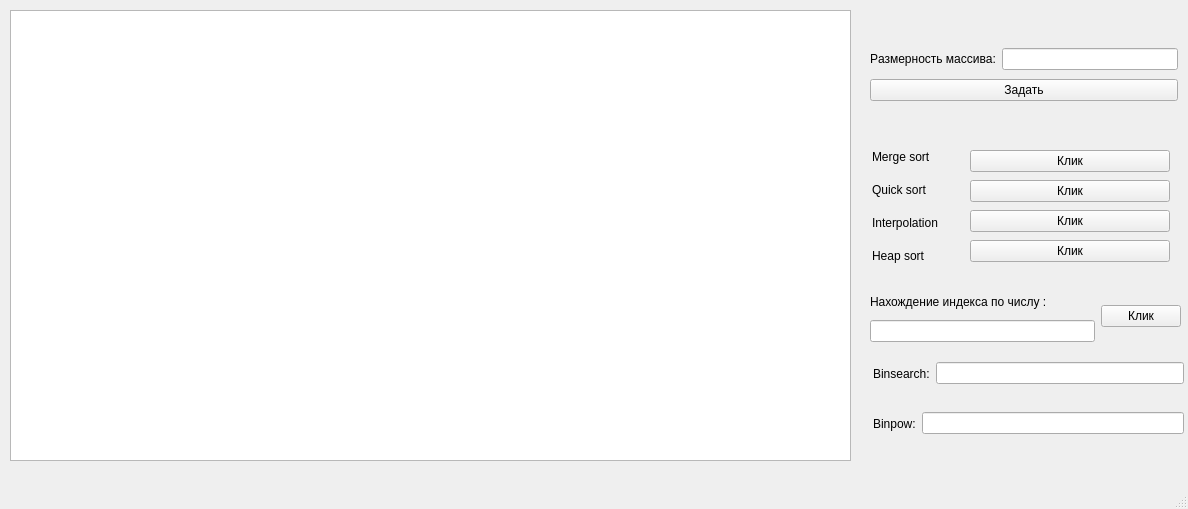
<?xml version="1.0" encoding="UTF-8"?>
<ui version="4.0">
 <class>MainWindow</class>
 <widget class="QMainWindow" name="MainWindow">
  <property name="geometry">
   <rect>
    <x>0</x>
    <y>0</y>
    <width>1188</width>
    <height>509</height>
   </rect>
  </property>
  <property name="windowTitle">
   <string>MainWindow</string>
  </property>
  <widget class="QWidget" name="centralwidget">
   <widget class="QLabel" name="label_2">
    <property name="geometry">
     <rect>
      <x>872</x>
      <y>247</y>
      <width>66</width>
      <height>17</height>
     </rect>
    </property>
    <property name="text">
     <string>Heap sort</string>
    </property>
   </widget>
   <widget class="QLabel" name="label_3">
    <property name="geometry">
     <rect>
      <x>872</x>
      <y>181</y>
      <width>69</width>
      <height>17</height>
     </rect>
    </property>
    <property name="text">
     <string>Quick sort</string>
    </property>
   </widget>
   <widget class="QLabel" name="label_4">
    <property name="geometry">
     <rect>
      <x>872</x>
      <y>148</y>
      <width>75</width>
      <height>17</height>
     </rect>
    </property>
    <property name="text">
     <string>Merge sort</string>
    </property>
   </widget>
   <widget class="QLabel" name="label_8">
    <property name="geometry">
     <rect>
      <x>872</x>
      <y>214</y>
      <width>89</width>
      <height>17</height>
     </rect>
    </property>
    <property name="text">
     <string>Interpolation</string>
    </property>
   </widget>
   <widget class="QWidget" name="layoutWidget">
    <property name="geometry">
     <rect>
      <x>873</x>
      <y>410</y>
      <width>311</width>
      <height>27</height>
     </rect>
    </property>
    <layout class="QHBoxLayout" name="horizontalLayout_6">
     <item>
      <widget class="QLabel" name="label_9">
       <property name="text">
        <string>Binpow:</string>
       </property>
      </widget>
     </item>
     <item>
      <widget class="QLineEdit" name="BinPowEdit"/>
     </item>
    </layout>
   </widget>
   <widget class="QWidget" name="layoutWidget">
    <property name="geometry">
     <rect>
      <x>873</x>
      <y>360</y>
      <width>311</width>
      <height>27</height>
     </rect>
    </property>
    <layout class="QHBoxLayout" name="horizontalLayout_7">
     <item>
      <widget class="QLabel" name="label_7">
       <property name="text">
        <string>Binsearch:</string>
       </property>
      </widget>
     </item>
     <item>
      <widget class="QLineEdit" name="BinSearchEdit"/>
     </item>
    </layout>
   </widget>
   <widget class="QWidget" name="layoutWidget">
    <property name="geometry">
     <rect>
      <x>870</x>
      <y>45</y>
      <width>308</width>
      <height>60</height>
     </rect>
    </property>
    <layout class="QVBoxLayout" name="verticalLayout_4">
     <item>
      <layout class="QHBoxLayout" name="horizontalLayout">
       <item>
        <widget class="QLabel" name="label">
         <property name="text">
          <string>Pазмерность массива:</string>
         </property>
        </widget>
       </item>
       <item>
        <widget class="QLineEdit" name="lineEdit"/>
       </item>
      </layout>
     </item>
     <item>
      <widget class="QPushButton" name="Vector">
       <property name="text">
        <string>Задать</string>
       </property>
      </widget>
     </item>
    </layout>
   </widget>
   <widget class="QWidget" name="layoutWidget">
    <property name="geometry">
     <rect>
      <x>970</x>
      <y>148</y>
      <width>200</width>
      <height>120</height>
     </rect>
    </property>
    <layout class="QVBoxLayout" name="verticalLayout_2">
     <item>
      <widget class="QPushButton" name="MergeSort">
       <property name="text">
        <string>Клик</string>
       </property>
      </widget>
     </item>
     <item>
      <widget class="QPushButton" name="QuickSort">
       <property name="text">
        <string>Клик</string>
       </property>
      </widget>
     </item>
     <item>
      <widget class="QPushButton" name="InterpolationSort">
       <property name="text">
        <string>Клик</string>
       </property>
      </widget>
     </item>
     <item>
      <widget class="QPushButton" name="HeapSort">
       <property name="text">
        <string>Клик</string>
       </property>
      </widget>
     </item>
    </layout>
   </widget>
   <widget class="QGraphicsView" name="graphicsView">
    <property name="geometry">
     <rect>
      <x>10</x>
      <y>10</y>
      <width>841</width>
      <height>451</height>
     </rect>
    </property>
   </widget>
   <widget class="QWidget" name="layoutWidget">
    <property name="geometry">
     <rect>
      <x>870</x>
      <y>290</y>
      <width>311</width>
      <height>52</height>
     </rect>
    </property>
    <layout class="QHBoxLayout" name="horizontalLayout_2">
     <item>
      <layout class="QVBoxLayout" name="verticalLayout_3">
       <item>
        <widget class="QLabel" name="label_6">
         <property name="text">
          <string>Нахождение индекса по числу :</string>
         </property>
        </widget>
       </item>
       <item>
        <widget class="QLineEdit" name="number"/>
       </item>
      </layout>
     </item>
     <item>
      <widget class="QPushButton" name="NumberButton">
       <property name="text">
        <string>Клик</string>
       </property>
      </widget>
     </item>
    </layout>
   </widget>
  </widget>
  <widget class="QMenuBar" name="menubar">
   <property name="geometry">
    <rect>
     <x>0</x>
     <y>0</y>
     <width>1188</width>
     <height>22</height>
    </rect>
   </property>
  </widget>
  <widget class="QStatusBar" name="statusbar"/>
 </widget>
 <resources/>
 <connections/>
</ui>
